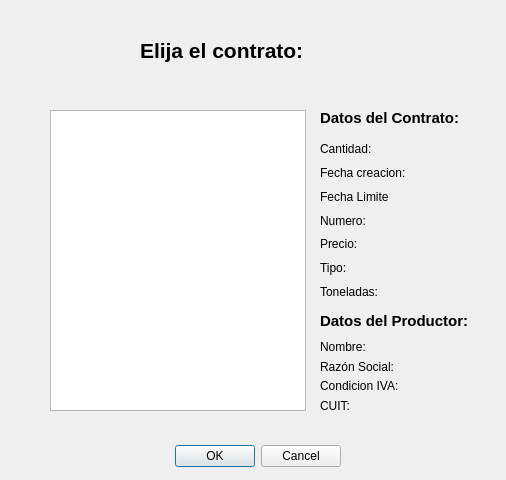
<?xml version="1.0" encoding="UTF-8"?>
<ui version="4.0">
 <class>GUI_Contratos_CDP_elegir</class>
 <widget class="QDialog" name="GUI_Contratos_CDP_elegir">
  <property name="geometry">
   <rect>
    <x>0</x>
    <y>0</y>
    <width>506</width>
    <height>480</height>
   </rect>
  </property>
  <property name="windowTitle">
   <string>Dialog</string>
  </property>
  <widget class="QDialogButtonBox" name="buttonBox">
   <property name="geometry">
    <rect>
     <x>10</x>
     <y>440</y>
     <width>331</width>
     <height>32</height>
    </rect>
   </property>
   <property name="orientation">
    <enum>Qt::Horizontal</enum>
   </property>
   <property name="standardButtons">
    <set>QDialogButtonBox::Cancel|QDialogButtonBox::Ok</set>
   </property>
  </widget>
  <widget class="QLabel" name="label">
   <property name="geometry">
    <rect>
     <x>140</x>
     <y>20</y>
     <width>251</width>
     <height>61</height>
    </rect>
   </property>
   <property name="font">
    <font>
     <pointsize>16</pointsize>
     <weight>75</weight>
     <bold>true</bold>
    </font>
   </property>
   <property name="text">
    <string>Elija el contrato:</string>
   </property>
  </widget>
  <widget class="QListWidget" name="listWidget">
   <property name="geometry">
    <rect>
     <x>50</x>
     <y>110</y>
     <width>256</width>
     <height>301</height>
    </rect>
   </property>
  </widget>
  <widget class="QWidget" name="layoutWidget">
   <property name="geometry">
    <rect>
     <x>320</x>
     <y>340</y>
     <width>141</width>
     <height>72</height>
    </rect>
   </property>
   <layout class="QVBoxLayout" name="verticalLayout_3">
    <item>
     <widget class="QLabel" name="label_13">
      <property name="text">
       <string>Nombre:</string>
      </property>
     </widget>
    </item>
    <item>
     <widget class="QLabel" name="label_14">
      <property name="text">
       <string>Razón Social:</string>
      </property>
     </widget>
    </item>
    <item>
     <widget class="QLabel" name="label_11">
      <property name="text">
       <string>Condicion IVA:</string>
      </property>
     </widget>
    </item>
    <item>
     <widget class="QLabel" name="label_12">
      <property name="text">
       <string>CUIT:</string>
      </property>
     </widget>
    </item>
   </layout>
  </widget>
  <widget class="QWidget" name="layoutWidget_2">
   <property name="geometry">
    <rect>
     <x>320</x>
     <y>140</y>
     <width>151</width>
     <height>161</height>
    </rect>
   </property>
   <layout class="QVBoxLayout" name="verticalLayout_2">
    <item>
     <widget class="QLabel" name="label_2">
      <property name="text">
       <string>Cantidad:</string>
      </property>
     </widget>
    </item>
    <item>
     <widget class="QLabel" name="label_4">
      <property name="text">
       <string>Fecha creacion:</string>
      </property>
     </widget>
    </item>
    <item>
     <widget class="QLabel" name="label_5">
      <property name="text">
       <string>Fecha Limite</string>
      </property>
     </widget>
    </item>
    <item>
     <widget class="QLabel" name="label_6">
      <property name="text">
       <string>Numero:</string>
      </property>
     </widget>
    </item>
    <item>
     <widget class="QLabel" name="label_7">
      <property name="text">
       <string>Precio:</string>
      </property>
     </widget>
    </item>
    <item>
     <widget class="QLabel" name="label_8">
      <property name="text">
       <string>Tipo:</string>
      </property>
     </widget>
    </item>
    <item>
     <widget class="QLabel" name="label_9">
      <property name="text">
       <string>Toneladas:</string>
      </property>
     </widget>
    </item>
   </layout>
  </widget>
  <widget class="QLabel" name="label_10">
   <property name="geometry">
    <rect>
     <x>320</x>
     <y>110</y>
     <width>151</width>
     <height>16</height>
    </rect>
   </property>
   <property name="font">
    <font>
     <pointsize>11</pointsize>
     <weight>75</weight>
     <bold>true</bold>
    </font>
   </property>
   <property name="text">
    <string>Datos del Contrato:</string>
   </property>
  </widget>
  <widget class="QLabel" name="label_3">
   <property name="geometry">
    <rect>
     <x>320</x>
     <y>300</y>
     <width>161</width>
     <height>41</height>
    </rect>
   </property>
   <property name="font">
    <font>
     <pointsize>11</pointsize>
     <weight>75</weight>
     <bold>true</bold>
    </font>
   </property>
   <property name="text">
    <string>Datos del Productor:</string>
   </property>
  </widget>
 </widget>
 <resources/>
 <connections>
  <connection>
   <sender>buttonBox</sender>
   <signal>accepted()</signal>
   <receiver>GUI_Contratos_CDP_elegir</receiver>
   <slot>accept()</slot>
   <hints>
    <hint type="sourcelabel">
     <x>248</x>
     <y>254</y>
    </hint>
    <hint type="destinationlabel">
     <x>157</x>
     <y>274</y>
    </hint>
   </hints>
  </connection>
  <connection>
   <sender>buttonBox</sender>
   <signal>rejected()</signal>
   <receiver>GUI_Contratos_CDP_elegir</receiver>
   <slot>reject()</slot>
   <hints>
    <hint type="sourcelabel">
     <x>316</x>
     <y>260</y>
    </hint>
    <hint type="destinationlabel">
     <x>286</x>
     <y>274</y>
    </hint>
   </hints>
  </connection>
 </connections>
</ui>
